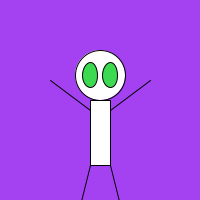
Frame 1 (no input)
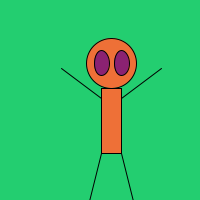
Frame 60 (the mouse pressed at the canvas centre just before this capture)
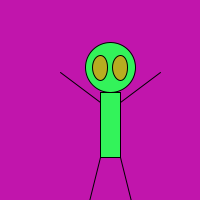
Frame 120 (the mouse held since frame 60 and released just before this capture)

The Processing sketch that drew these frames (run headless with seeded random() and noise(); from frame 60 on, the mouse is pressed at the canvas centre):

// Processing sketch: processing_67774
// ── processing_67774.pde

float x = 100;
float y = 75;

void setup()
{
  size (200,200);
}

void draw()
{
  background(random (0,255), random (0,255), random (0,255));
  smooth();
  ellipse (x,y,50,50);
  rect (x-10,y+25,20,65);
  line (x-10,y+35,x-50,y+5);
  line (x+10,y+35,x+50,y+5);
  line (x-10,y+90,x-25,y+150);
  line (x+10,y+90,x+25,y+150);
  fill (random (0,255), random (0,255), random (0,255));
  ellipse (x+10,y,15,25);
  ellipse (x-10,y,15,25);

  y = y + random(-2,2);
  x = x + random(-3,3);
}
